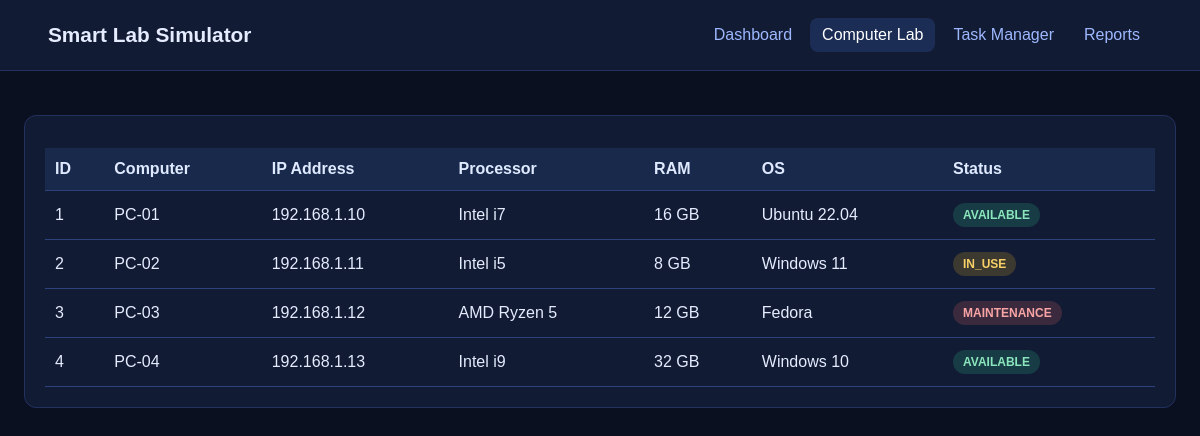
The app's page /computers with its own data.
### SmartLabSimulator/models.py (models this page shows, shortened)
class Computer(db.Model):
    __tablename__ = "computers"
    id = db.Column(db.Integer, primary_key=True)
    computer_name = db.Column(db.String(50), unique=True, nullable=False)
    ip_address = db.Column(db.String(50))
    processor = db.Column(db.String(100))
    ram_gb = db.Column(db.Integer)
    storage_gb = db.Column(db.Integer)
    operating_system = db.Column(db.String(100))
    status = db.Column(db.String(20), default="AVAILABLE")

### SmartLabSimulator/routes.py (the view)
@main.route("/computers")
def computers():
    computers = Computer.query.order_by(Computer.id).all()
    return render_template("computer.html", computers=computers)

### SmartLabSimulator/frontend/computer.html (shortened to what this page needs)
<!DOCTYPE html>
<html lang="en">
<head>
    <link rel="stylesheet" href="{{ url_for('static', filename='css/style.css') }}">
</head>
<body>
    <div class="topbar">
        <div class="container">
            <h1>Smart Lab Simulator</h1>
            <nav class="nav">
                <a href="/">Dashboard</a>
                <a href="/computers" class="active">Computer Lab</a>
                <a href="/taskmanager">Task Manager</a>
                <a href="/reports">Reports</a>
            </nav>
        </div>
    </div>
    <div class="container">
        <div class="section">
                        <table>
                <thead>
                    <tr>
                        <th>ID</th>
                        <th>Computer</th>
                        <th>IP Address</th>
                        <th>Processor</th>
                        <th>RAM</th>
                        <th>OS</th>
                        <th>Status</th>
                    </tr>
                </thead>
                <tbody id="computerTableBody">
                    {% for computer in computers %}
                    <tr>
                        <td>{{ computer.id }}</td>
                        <td>{{ computer.computer_name }}</td>
                        <td>{{ computer.ip_address }}</td>
                        <td>{{ computer.processor }}</td>
                        <td>{{ computer.ram_gb }} GB</td>
                        <td>{{ computer.operating_system }}</td>
                        <td><span class="badge status-{{ computer.status }}">{{ computer.status }}</span></td>
                    </tr>
                    {% endfor %}
                </tbody>
            </table>
        </div>
    </div>
</body>
</html>

### SmartLabSimulator/static/css/style.css (style rules this page uses)
body { font-family: Arial, sans-serif; margin: 0; background: #0b1020; color: #e5ecff; }
.container { max-width: 1200px; margin: 0 auto; padding: 24px; }
h1, h2, h3 { margin-top: 0; }
.topbar { background: #111b33; padding: 18px 24px; border-bottom: 1px solid #23315e; }
.section { background: #111b33; border: 1px solid #23315e; border-radius: 12px; padding: 20px; margin-top: 20px; }
table { width: 100%; border-collapse: collapse; margin-top: 12px; }
th, td { border-bottom: 1px solid #2d427b; padding: 12px 10px; text-align: left; }
th { background: #19294c; color: #dfeaff; }
.badge { display: inline-block; padding: 5px 10px; border-radius: 999px; font-size: 12px; font-weight: bold; text-transform: uppercase; }
.status-AVAILABLE { background: rgba(52, 211, 153, 0.18); color: #8ce6bd; }
.status-IN_USE { background: rgba(251, 191, 36, 0.18); color: #f7d067; }
.status-MAINTENANCE { background: rgba(248, 113, 113, 0.18); color: #f9a5a5; }
.topbar .container { display: flex; align-items: center; justify-content: space-between; gap: 16px; flex-wrap: wrap; padding-top: 0; padding-bottom: 0; }
.topbar h1 { margin: 0; font-size: 1.3rem; }
.nav { display: flex; gap: 6px; flex-wrap: wrap; }
.nav a { color: #9eb8ff; text-decoration: none; padding: 8px 12px; border-radius: 8px; }
.nav a:hover, .nav a.active { background: #1c2d55; color: #fff; }

### records on screen
Computer: id "1", computer_name "PC-01", ip_address "192.168.1.10", processor "Intel i7", ram_gb "16", operating_system "Ubuntu 22.04", status "AVAILABLE"
Computer: id "2", computer_name "PC-02", ip_address "192.168.1.11", processor "Intel i5", ram_gb "8", operating_system "Windows 11", status "IN_USE"
Computer: id "3", computer_name "PC-03", ip_address "192.168.1.12", processor "AMD Ryzen 5", ram_gb "12", operating_system "Fedora", status "MAINTENANCE"
Computer: id "4", computer_name "PC-04", ip_address "192.168.1.13", processor "Intel i9", ram_gb "32", operating_system "Windows 10", status "AVAILABLE"
